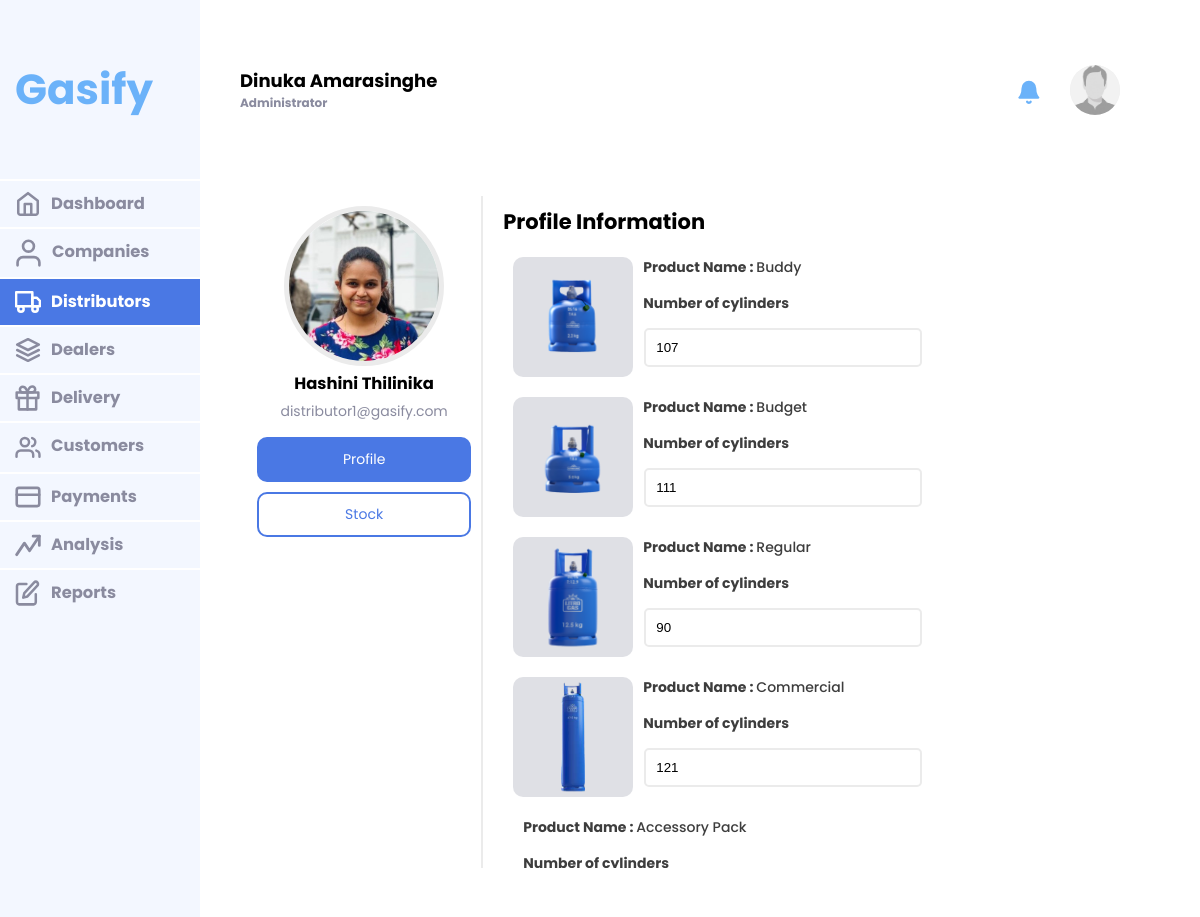
The app's page /profile/preview/distributor/80/stock/admin/distributorprofile (signed in) with its own data.
### tables this page shows
CREATE TABLE `distributor` (
  `distributor_id` int(11) NOT NULL,
  `contact_no` varchar(10) NOT NULL,
  `company_id` int(11) NOT NULL,
  `hold_time` int(11) NOT NULL DEFAULT 1,
  `city` varchar(255) NOT NULL,
  `street` varchar(255) NOT NULL,
  `image` varchar(255) DEFAULT 'defaultprofile.png'
);

CREATE TABLE `users` (
  `user_id` int(11) NOT NULL,
  `email` varchar(255) NOT NULL,
  `password` varchar(255) NOT NULL,
  `first_name` varchar(255) NOT NULL,
  `last_name` varchar(255) NOT NULL,
  `type` varchar(255) NOT NULL,
  `verification_code` varchar(255) DEFAULT NULL,
  `verification_state` varchar(255) DEFAULT NULL,
  `date_joined` date NOT NULL
);

CREATE TABLE `product` (
  `product_id` int(11) NOT NULL,
  `company_id` int(11) NOT NULL,
  `name` varchar(255) NOT NULL,
  `type` varchar(255) NOT NULL,
  `unit_price` double NOT NULL,
  `weight` double NOT NULL,
  `image` varchar(255) DEFAULT 'defaultproduct.png',
  `production_time` int(11) NOT NULL,
  `last_updated_date` date NOT NULL,
  `quantity` int(11) NOT NULL,
  `cylinder_limit` int(11) DEFAULT NULL
);

CREATE TABLE `distributor_keep` (
  `distributor_id` int(11) NOT NULL,
  `product_id` int(11) NOT NULL,
  `quantity` int(11) NOT NULL,
  `reorder_level` int(11) DEFAULT 0,
  `daily_sale` int(11) DEFAULT 0,
  `total_sale` int(11) DEFAULT 0,
  `lead_time` int(11) DEFAULT 1,
  `po_counter` int(11) DEFAULT 0,
  `reorder_flag` int(11) DEFAULT 0
);

### app/controllers/Profile.php (called while the page is built, shortened)
<?php
    class Profile extends Controller{
        public function preview($role,$user_id,$tab,$viewfolder,$viewfile){
            $data = $this->model("User")->getprofile($role,$user_id,$tab,'preview');
            $data['tab'] = $tab;
            $data['mode'] = 'preview';
            $data['user'] = $role;
            $data['navigation'] = 'dashboard';
            $data['viewfolder'] = $viewfolder;
            $data['viewfile'] = $viewfile;
            $this->view($viewfolder.'/'.$viewfile,$data);
        }
    }
?>

### app/core/App.php (called while the page is built, shortened)
<?php
    class App{
        protected $method = 'index';
        public function __construct(){
            $url =$this->getURL();
            if(isset($url[0])){
                if(file_exists('../app/controllers/'.ucwords($url[0]).'.php')){
                    unset($url[0]);
                }
            }
            $this->controller = new $this->controller;
            if(isset($url[1])){
                if(method_exists($this->controller,$url[1])){
                    $this->method = $url[1];
                    unset($url[1]);
                }
            }
            $this->params = $url ? array_values($url) : [];
            return call_user_func_array([$this->controller,$this->method], $this->params);
        }
        private function getURL(){
            if(isset($_GET['url'])){
                $url = rtrim($_GET['url'],'/');
                $url = filter_var($url, FILTER_SANITIZE_URL);
                $url = explode('/',$url);
                return $url;
            }
        }
    }
?>

### public/index.php (called while the page is built, shortened)
<?php
    $app = new App();
?>

### app/core/DataBase.php (called while the page is built, shortened)
<?php
class Database
{
    public $mysqli;
    private function dbConnect()
    {
        $this->mysqli = new mysqli(DB_HOST, DB_USER, DB_PASSWORD, DB_NAME);
        return $this->mysqli;
    }
    public function Query($sql)
    {
        $result = $this->mysqli->query($sql);
        return $result;
    }
}

### app/models/User.php (called while the page is built, shortened)
<?php
class User extends Model
{
    public function getprofile($role,$user_id,$tab,$mode){
        $func = 'get'.$role.'profile';
        return $this->$func($user_id,$tab,$mode);
    }
    public function getdistributorprofile($user_id,$tab,$mode){
        $data = [];
        if($mode == 'edit'){
            if($tab == 'profile'){
                $sql = "SELECT u.email AS email,
                u.user_id AS user_id,
                u.first_name AS first_name,
                u.last_name AS last_name,
                d.city AS city,
                d.street AS street,
                c.name AS company,
                d.contact_no AS contact_no,
                d.hold_time AS hold_time,
                d.image AS image FROM users u INNER JOIN distributor d
                ON u.user_id = d.distributor_id
                INNER JOIN company c
                ON d.company_id = c.company_id
                WHERE u.user_id = $user_id";
                $data['query'] = $this->Query($sql);
            }else if($tab == 'security'){
                $sql = "SELECT * FROM distributor d INNER JOIN users u ON d.distributor_id = u.user_id WHERE d.distributor_id = $user_id";
                $data['query'] = $this->Query($sql);
            }else if($tab == 'capacity'){
                $sql = "SELECT dc.capacity AS capacity,
                p.name AS product_name,
                p.product_id AS product_id,
                u.first_name AS first_name,
                u.last_name AS last_name,
                p.image AS product_image,
                u.email AS email,
                u.user_id AS user_id,
                d.image AS image FROM users u INNER JOIN distributor d
                ON u.user_id = d.distributor_id INNER JOIN company c
                ON d.company_id = c.company_id INNER JOIN product p
                ON c.company_id = p.company_id RIGHT JOIN distributor_capacity dc
                ON d.distributor_id = dc.distributor_id AND p.product_id = dc.product_id WHERE d.distributor_id = $user_id";
                $data['query'] = $this->Query($sql);
            }
        }else{
            if($tab == 'profile'){
                $sql = "SELECT u.email AS email,
                u.user_id AS user_id,
                u.first_name AS first_name,
                u.last_name AS last_name,
                d.city AS city,
                d.street AS street,
                c.name AS company,
                d.hold_time AS hold_time,
                d.contact_no AS contact_no,
                d.image AS image FROM users u INNER JOIN distributor d
                ON u.user_id = d.distributor_id
                INNER JOIN company c
                ON d.company_id = c.company_id
                WHERE u.user_id = $user_id";
                $data['query'] = $this->Query($sql);
            }else if($tab == 'stock'){
                $sql = "SELECT dk.quantity AS quantity,
                p.name AS product_name,
                p.product_id AS product_id,
                u.first_name AS first_name,
                u.last_name AS last_name,
                p.image AS product_image,
                u.email AS email,
                u.user_id AS user_id,
                d.image AS image FROM users u INNER JOIN distributor d
                ON u.user_id = d.distributor_id INNER JOIN company c
                ON d.company_id = c.company_id INNER JOIN product p
                ON c.company_id = p.company_id RIGHT JOIN distributor_keep dk
                ON d.distributor_id = dk.distributor_id AND p.product_id = dk.product_id WHERE d.distributor_id = $user_id";
                $data['query'] = $this->Query($sql);
            }
        }
        return $data;
    }
}
?>

### public/components/profile.php (the view, shortened to what this page needs)
<?php
class ProfileHTML{
    function __construct($data){
        $profilemode = $data['mode'].''.$data['user'];
        $this->$profilemode($data);
    }
    function previewdistributor($data){
        $row = mysqli_fetch_assoc($data['query']);
        echo '<section class="body-content">
                    <div class="content-data profile">
                        <div class="prof-nav">
                            <img src="'.BASEURL.'/public/img/profile/'.$row['image'].'" alt="">
                            <h3>'.$row['first_name'].' '.$row['last_name'].'</h3>
                            <p class="gray">'.$row['email'].'</p>
                            <ul>
                                <li>';
                                if($data['tab']=='profile'){
                                    echo '<a class="active" href="'.BASEURL.'/profile/preview/distributor/'.$row['user_id'].'/profile/'.$data['viewfolder'].'/'.$data['viewfile'].'" onclick="profile()">Profile</a>';
                                }else{
                                    echo '<a class="" href="'.BASEURL.'/profile/preview/distributor/'.$row['user_id'].'/profile/'.$data['viewfolder'].'/'.$data['viewfile'].'" onclick="profile()">Profile</a>';
                                }
                                echo '</li>
                                <li>';
                                if($data['tab'] == 'stock'){
                                    echo '<a class="active" href="'.BASEURL.'/profile/preview/distributor/'.$row['user_id'].'/stock/'.$data['viewfolder'].'/'.$data['viewfile'].'">Stock</a>';
                                }else{
                                    echo '<a href="'.BASEURL.'/profile/preview/distributor/'.$row['user_id'].'/stock/'.$data['viewfolder'].'/'.$data['viewfile'].'">Stock</a>';
                                }
                                echo '</li>
                            </ul>
                        </div>
                        <div class="prof-info">
                            <h2>Profile Information</h2>';
                        if($data['tab']=='profile'){
                            echo '<form class="profile" action="#" enctype="multipart/form-data" method="post">
                                <div class="input"><label>Distributor Name</label><input type="text" name="last_name" placeholder="last name" value="'.$row['first_name'].' '.$row['last_name'].'" readonly></div>
                                <div class="input"><label>Address</label><input type="text" name="street" placeholder="address" value="'.$row['street'].', '.$row['city'].'" readonly></div>
                                <div class="input"><label>Company Working</label><input type="text" name="company" placeholder="company" value="'.$row['company'].'" readonly></div>
                                <div class="input"><label>Average distribute time (days)</label><input type="text" name="hold_time" placeholder="hold_time" value="'.$row['hold_time'].'" readonly></div>
                                <div class="input"><label>Contact Number</label><input type="text" name="contact_no" placeholder="contact number" value="'.$row['contact_no'].'" readonly></div>
                            </form>';
                        }else if($data['tab']=='stock'){
                            echo '<form class="business" action="#" method="post">';
                                do{
                                    echo '<div class="pcap"><img src="'.BASEURL.'/public/img/products/'.$row['product_image'].'" alt="">
                                    <div class="input half"><label><strong>Product Name : </strong>'.$row['product_name'].'</label><label><strong>Number of cylinders</strong></label><input type="text" name="'.$row['product_id'].'" value="'.$row['quantity'].'" readonly></div></div>';
                                }while($row = mysqli_fetch_assoc($data['query']));
                                echo '</form>';
                        }
                        echo '</div>
                    </div>
            </section>';
    }
}
?>

### public/css/dashboard.css (style rules this page uses)
*,*::after,::before { margin: 0; padding: 0; border: none; }
a,svg,button,input[type="button"],input[type="file"] { cursor: pointer; text-decoration: none; }
strong { font-weight: 700; }
ul li { list-style-type: none; }
:root { --button-orange: #ffbb96; --cancel-red: #FF4D4D; --error-red: #c91919; --error-background: #ffe0e0; --accept-blue: #80B3FF; --active-low: #f7f7f7; --table-gray: #EBEBEB; --table-header: #008198; --navmenu-blue: #e8f6ff; --navmenu-orange: #fdeee8; --navmenu-orange-dark: #fc7949; --button-orange-hover: #fb6833; --navmenu-gray-dark: #8A8B9F; --button-blue: #3E8CFF; --button-blue-hover: #1672fc; --white: #ffffff; --black: #000000; --logo-background: #ffde59; --shadow-wide: rgba(0, 0, 0, 0.24) 0px 3px 8px; --shadow-3d: rgba(0, 0, 0, 0.16) 0px 3px 6px, rgba(0, 0, 0, 0.23) 0px 3px 6px; --input-border: rgb(201, 201, 201) solid 1px; --currency: rgb(2, 146, 60); --larger: 28px; --large: 24px; --medium: 18px; --mediums: 16px; --small: 14px; --exsmall: 12px; --large-numbers: 64px; }
body { display: flex; flex-direction: row; background-color: var(--white); width: 100vw; height: 100vh; font-family: poppins; font-style: normal; font-size: var(--small); box-sizing: border-box; align-items: center; justify-content: center; overflow: hidden; }
.body-content { display: flex; flex-direction: column; box-sizing: border-box; padding: 10px 40px 10px 40px; height: 85%; width: 100%; transition: 0.5s ease-in-out; }
.body-content .content-data { position: relative; box-sizing: border-box; -moz-box-sizing: border-box; -webkit-box-sizing: border-box; height: 87%; border-bottom: 2px solid var(--button-orange-hover); border-right: 2px solid var(--button-orange-hover); border-left: 2px solid var(--button-orange-hover); scrollbar-width: thin; }
.content-data.profile { display: flex; flex-direction: row; border-top: 3px solid var(--button-orange); }
.prof-nav { width: 25%; display: flex; flex-direction: column; gap: 5px; padding: 10px; align-items: center; }
.prof-nav img { width: 150px; height: 150px; border-radius: 50%; object-fit: cover; border: 5px solid var(--table-gray); }
.prof-nav ul { width: 100%; align-items: center; }
.prof-nav ul li { width: 100%; margin-top: 10px; justify-content: center; display: flex; }
.prof-nav ul li a { display: block; border-radius: 10px; text-align: center; background-color: var(--button-orange-hover); border: 2px solid transparent; width: 100%; padding: 10px; color: white; transition: 0.3s; }
.prof-nav ul li a.active { background-color: white; border: 2px solid var(--button-orange-hover); color: var(--button-orange-hover); }
.prof-info { border-left: 2px solid var(--table-gray); padding: 10px 20px; display: flex; flex-direction: column; width: 70%; height: 95%; overflow-y: scroll; scroll-behavior: smooth; }
.prof-info h2 { margin-bottom: 10px; }
.prof-info form { width: 100%; }
.prof-info form div { display: flex; flex-direction: row; justify-content: space-between; }
.prof-info .business img { height: 120px; width: auto; background-color: #8a8b9f45; border-radius: 10px; }
.prof-info .business .pcap { display: flex; flex-direction: row; padding: 10px; justify-content: left; gap: 10px; }
div div.input { display: flex; flex-direction: column; width: 100%; }
div div.input.half { width: 48%; }
input,select { padding: 10px; margin-bottom: 10px; margin-left: 1px; border-radius: 5px; box-sizing: border-box; border: 2px solid var(--table-gray); }
label { font-weight: 500; color: #3d3d3d; }
.gray { color: var(--navmenu-gray-dark); }
.body-content .content-data { border: var(--button-orange-hover) solid 2px; border-top: 2px solid var(--button-orange-hover); box-sizing: border-box; overflow-y: scroll; scroll-behavior: smooth; transition: transtionIn 2.5s; }
.body-content .content-data:not(.notifications), .body-content .content-data:not(.profile) { box-sizing: border-box; height: 700px; overflow-y: scroll; scroll-behavior: smooth; transition: transtionIn 2.5s; }
.body-content { overflow-y: scroll; }
.body-content .content-data { border: 2px solid transparent; }

### records on screen
distributor: image (picture)
users: first_name "Hashini", last_name "Thilinika", email "distributor1@gasify.com", product.image (picture), product.name "Buddy", quantity "107", product.name "Budget", quantity "111", product.name "Regular", quantity "90", product.name "Commercial", quantity "121", product.name "Accessory Pack"

### other values on screen
$_SESSION['user_name'] "Dinuka Amarasinghe"
userRole() "Administrator"
